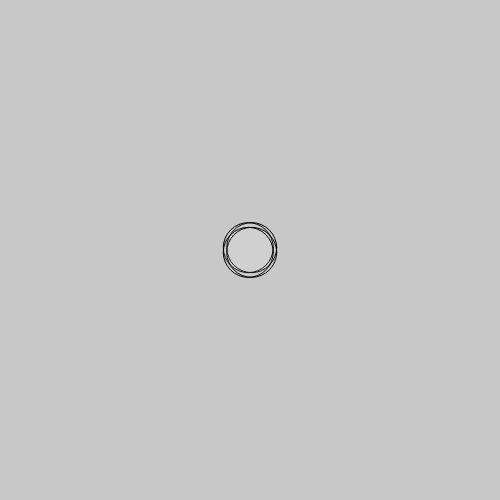
Frame 1 (no input)
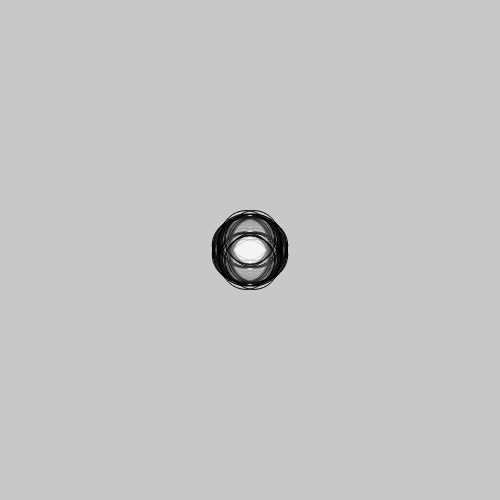
Frame 60 (no input)
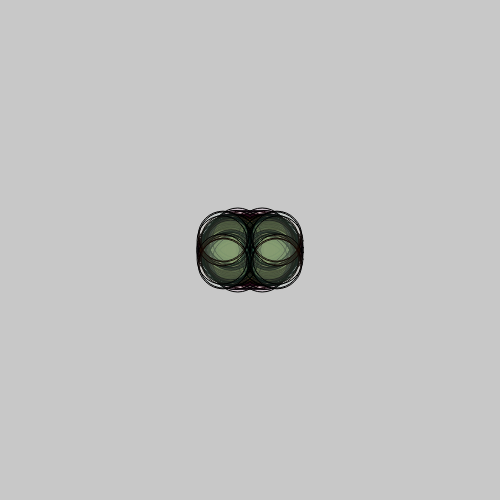
Frame 120 (the mouse pressed at the canvas centre since frame 60)

The p5.js sketch that drew these frames (run headless with seeded random() and noise() and a simulated clock; from frame 60 on, the mouse is pressed at the canvas centre):

// p5.js sketch
// ── sketch.js
//https://github.com/stavrosdidakis/DAT-GAD-405_2017
//https://p5js.org

//DAT405 / GAD405
//01_NoiseCircle

//Setup of variables
let r = 255;
let g = 255;
let b = 255;
let speed = 4;
let diameter = 50;
let x1;
let y1;
let x2;
let y2;

function setup() {
  createCanvas(500, 500);
  frameRate(60);
  //On setup ellipse appears in the middle of the screen
  x1 = width/2;
  y1 = height/2;
  x2 = width/2;
  y2 = height/2;
  background(200);
}

function draw() {
  //In the following four lines of the code, we add to x1 and y1
  //a random amoung between -3 to 3 for each frame. This makes the
  //position of the shape to jiggle randomly. In addition to this,
  //the constrain function will make sure that x1 and y1 will always
  //stay within the boundaries of the sketch (0 to 500)
  x1 += random(-speed, speed);
  y1 += random(-speed, speed);
  x1 = constrain(x1, 0, width);
  y1 = constrain(y1, 0, height);

  x2 = 500 - x1;
  y2 = 500 - y1;

  //Press the mouse to change the values of r, g, b
  //which following in the fill() they control the color of the shape
  if (mouseIsPressed) {
    r = random(255);
    g = random(255);
    b = random(255);
  }
  fill (r, g, b, 10);
  ellipse(x1, y1, diameter, diameter);

  fill (r,g,b,10);
  ellipse(x2,y1,diameter, diameter);

  fill (r,g,b,10);
  ellipse(x1,y2,diameter, diameter);

  fill (r,g,b,10);
  ellipse(x2,y2,diameter, diameter);
}
